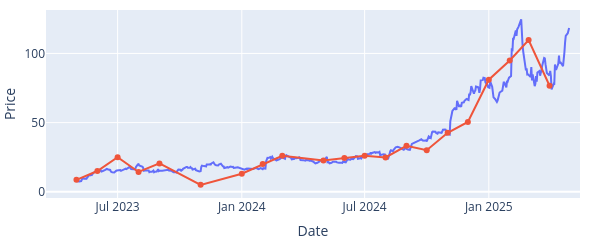

The notebook cell this image was saved under:
### Markdown cell above
## Monthly mean price targets from analyst updates
Each monthly value averages the price targets reported in that month.

It is not a consensus of all active analyst forecasts.

### Code cell
fig = px.line(PLTR, y="Close", width=600, height=200, labels={"Close":"Price"})
months = analysts.groupby(pd.Grouper(freq="MS"))["currentPriceTarget"].mean()

fig.add_scatter(x=months.index, y=months, mode="lines+markers", connectgaps=True, showlegend=False)
fig.update_layout(margin=dict(l=0, r=20, t=10, b=0)).show()

### Figure 1 — Plotly figure (JSON) as saved in the notebook; plotly's stock layout.template omitted (floating-point values rounded to 4 significant figures; data arrays with more than 128 entries replaced by an {"elided": "..."} marker saying what was removed)
{"data": [{"hovertemplate": "Date=%{x}<br>Price=%{y}<extra></extra>", "legendgroup": "", "line": {"color": "#636efa", "dash": "solid"}, "marker": {"symbol": "circle"}, "mode": "lines", "name": "", "orientation": "v", "showlegend": false, "type": "scatter", "x": {"elided": "502 str values"}, "xaxis": "x", "y": {"elided": "502 float values"}, "yaxis": "y"}, {"connectgaps": true, "mode": "lines+markers", "showlegend": false, "type": "scatter", "x": ["2023-05-01T00:00:00", "2023-06-01T00:00:00", "2023-07-01T00:00:00", "2023-08-01T00:00:00", "2023-09-01T00:00:00", "2023-10-01T00:00:00", "2023-11-01T00:00:00", "2023-12-01T00:00:00", "2024-01-01T00:00:00", "2024-02-01T00:00:00", "2024-03-01T00:00:00", "2024-04-01T00:00:00", "2024-05-01T00:00:00", "2024-06-01T00:00:00", "2024-07-01T00:00:00", "2024-08-01T00:00:00", "2024-09-01T00:00:00", "2024-10-01T00:00:00", "2024-11-01T00:00:00", "2024-12-01T00:00:00", "2025-01-01T00:00:00", "2025-02-01T00:00:00", "2025-03-01T00:00:00", "2025-04-01T00:00:00"], "y": [8.6, 15.0, 25.0, 14.31, 20.5, NaN, 5.0, NaN, 13.0, 20.0, 26.0, NaN, 22.67, 24.5, 26.0, 24.86, 33.25, 30.0, 42.62, 50.5, 81.0, 94.92, 109.7, 76.67]}], "layout": {"height": 200, "legend": {"tracegroupgap": 0}, "margin": {"b": 0, "l": 0, "r": 20, "t": 10}, "width": 600, "xaxis": {"anchor": "y", "domain": [0, 1], "title": {"text": "Date"}}, "yaxis": {"anchor": "x", "domain": [0, 1], "title": {"text": "Price"}}}}
